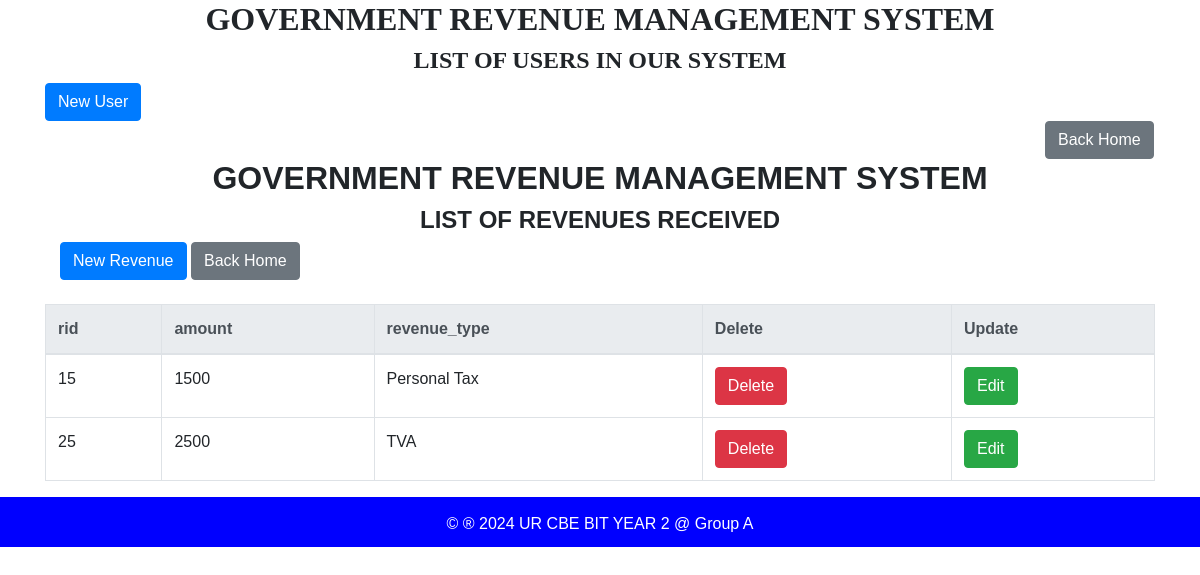
The app's page /revenue_table.php, older data.
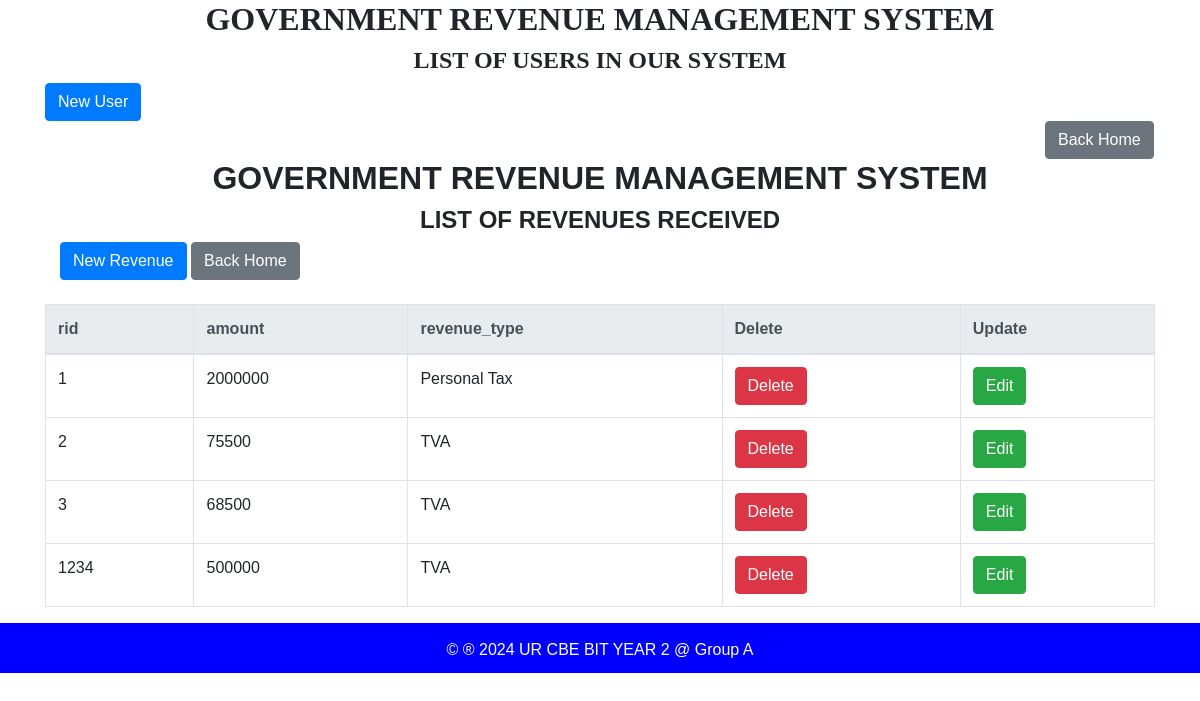
The same page, newer data.
### tables this page shows
CREATE TABLE `revenue` (
  `rid` int(11) NOT NULL,
  `amount` int(100) NOT NULL,
  `revenue_type` varchar(150) NOT NULL
);

### revenue_table.php (the view, shortened to what this page needs)
<!DOCTYPE html>
<html>
<head>
    <link href="https://stackpath.bootstrapcdn.com/bootstrap/4.5.2/css/bootstrap.min.css" rel="stylesheet">
</head>
<body>
    <div class="container">
        <h2 style="text-align: center; font-family: century; font-weight: bold;">GOVERNMENT REVENUE MANAGEMENT SYSTEM</h2>
        <h4 style="text-align: center; font-family: century; font-weight: bold;">LIST OF USERS IN OUR SYSTEM</h4>
        <a href="user_form.html" class="btn btn-primary" style="margin-top: 0px;">New User</a>
        <a href="home.html" class="btn btn-secondary" style="margin-left: 1000px;">Back Home</a>
        <table class="table table-bordered">
            <thead class="bg-warning">
<?php
include "dbconnection.php";
$sql = "SELECT * FROM revenue";
$result = $connection->query($sql);
?>
<!DOCTYPE html>
<html lang="en">
<head>
    <link href="https://stackpath.bootstrapcdn.com/bootstrap/4.5.2/css/bootstrap.min.css" rel="stylesheet">
</head>
<body>
    <div class="container">
        <h2 class="text-center font-weight-bold">GOVERNMENT REVENUE MANAGEMENT SYSTEM</h2>
        <h4 class="text-center font-weight-bold">LIST OF REVENUES RECEIVED</h4>
        <a href="revenue_form.html" class="btn btn-primary mb-2">New Revenue</a>
        <a href="home.html" class="btn btn-secondary mb-2">Back Home</a>
        <table class="table table-bordered">
            <thead class="thead-light">
                <tr>
                    <th>rid</th>
                    <th>amount</th>
                    <th>revenue_type</th>
                    <th>Delete</th>
                    <th>Update</th>
                </tr>
            </thead>
            <tbody>
                <?php
                if ($result->num_rows > 0) {
                    while ($row = $result->fetch_assoc()) {
                        echo "<tr>
                            <td>{$row['rid']}</td>
                            <td>{$row['amount']}</td>
                            <td>{$row['revenue_type']}</td>
                            <td><a href='revenue_delete.php?rid={$row['rid']}' class='btn btn-danger'>Delete</a></td>
                            <td><a href='revenue_edit.php?rid={$row['rid']}' class='btn btn-success'>Edit</a></td>
                        </tr>";
                    }
                } else {
                    echo "<tr><td colspan='5'>No data found</td></tr>";
                }
                ?>
            </tbody>
        </table>
    </div>
    <footer class="footer">
        <p>&copy; &reg; 2024 UR CBE BIT YEAR 2 @ Group A</p>
    </footer>
</body>
</html>

### revenue_table.php (style rules this page uses)
body { font-family: Arial, sans-serif; }
footer { height: 50px; text-align: center; padding: 15px; color: white; background-color: blue; }

Row changes from the older to the newer data that the page shows:
removed revenue: rid "15", amount "1500", revenue_type "Personal Tax"
removed revenue: rid "25", amount "2500", revenue_type "TVA"
added revenue: rid "1", amount "2000000", revenue_type "Personal Tax"
added revenue: rid "2", amount "75500", revenue_type "TVA"
added revenue: rid "3", amount "68500", revenue_type "TVA"
added revenue: rid "1234", amount "500000", revenue_type "TVA"
